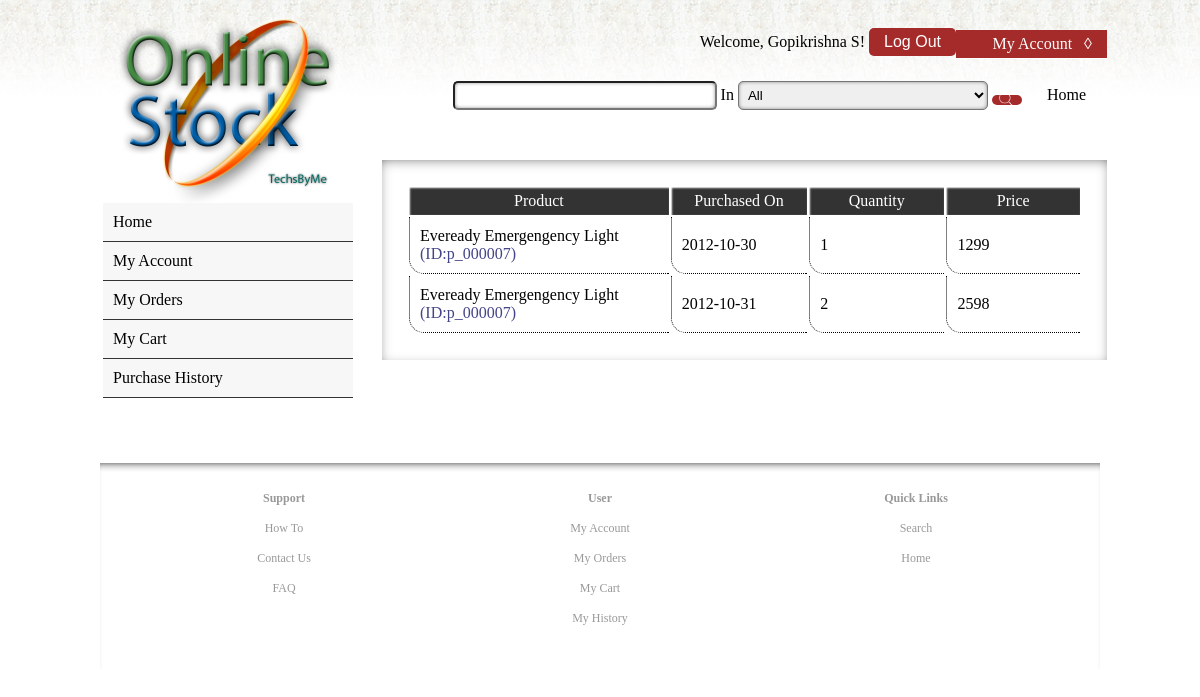
The page /myaccount/history/index.php (signed in) on the database its author committed.
### tables this page shows
CREATE TABLE IF NOT EXISTS `os_orders` (
  `orderId` tinytext NOT NULL,
  `productId` varchar(8) NOT NULL,
  `userId` tinytext NOT NULL,
  `date` date NOT NULL,
  `price` double NOT NULL,
  `quantity` int(11) NOT NULL,
  `status` varchar(2) NOT NULL,
  `mode` varchar(3) NOT NULL
);

CREATE TABLE IF NOT EXISTS `os_products` (
  `Id` varchar(8) NOT NULL,
  `Name` text NOT NULL,
  `Category` varchar(8) NOT NULL,
  `Desc` text,
  `Spec` longtext,
  `Image` text,
  `Stock` int(11) NOT NULL,
  `Date` timestamp NOT NULL DEFAULT CURRENT_TIMESTAMP,
  `Price` float NOT NULL,
  `Discount` int(11) NOT NULL,
  `Delivery` int(11) NOT NULL,
  `Available` int(11) NOT NULL
);

### myaccount/history/index.php (the view, shortened to what this page needs)
<?php
    include("../../common/header.php");
    include("../../common/config.php");
    $query = "SELECT os_orders.*, os_products.Name FROM os_orders, os_products ".
             "WHERE userId = '".$_SESSION['os_cur_user']."' AND productId = os_products.Id";
    $result = mysqli_query($dbc, $query) or die(mysqli_error($dbc));
    echo "<table width='675px'><tr><td class='table-h' width='270px'>Product</td><td class='table-h' width='135px'>Purchased On</td>".
         "<td class='table-h' width='135px'>Quantity</td><td class='table-h' width='135px'>Price</td></tr>";
    while($row = mysqli_fetch_row($result))
    {
        echo "<tr><td class='table-d'>".$row[8]." <span style='color: #448;'>(ID:".$row[1].")</span></td><td class='table-d'>".$row[3].
             "</td><td class='table-d'>".$row[5]."</td><td class='table-d'>".$row[4]."</td></tr>";
    }
    echo "</table>";
    include("../../common/footer.php");
?>

### styles/style.css (style rules this page uses)
.table-h { background-color: #333; color: #FFF; padding: 5px; text-align: center; box-shadow: inset 1px 1px 2px #FFF; }
.table-d { padding: 10px 10px; border: 0px; border-left: 1px; border-bottom: 1px; border-color: #000; border-style: dotted; border-radius: 0px 0px 0px 15px; }

### styles/htmlstyle.css (style rules this page uses)
body { font-size: 16px; font-family: Georgia; margin: 0px; background-image: url(/images/bg.png); background-repeat: repeat-x; background-attachment: fixed; }

### rows shown on the page
os_orders: os_products.Name "Eveready Emergengency Light", productId "p_000007", date "2012-10-30", quantity "1", price "1299"
os_orders: os_products.Name "Eveready Emergengency Light", productId "p_000007", date "2012-10-31", quantity "2", price "2598"

### other values the page prints
$_SESSION['os_cur_disp'] "Gopikrishna S"
